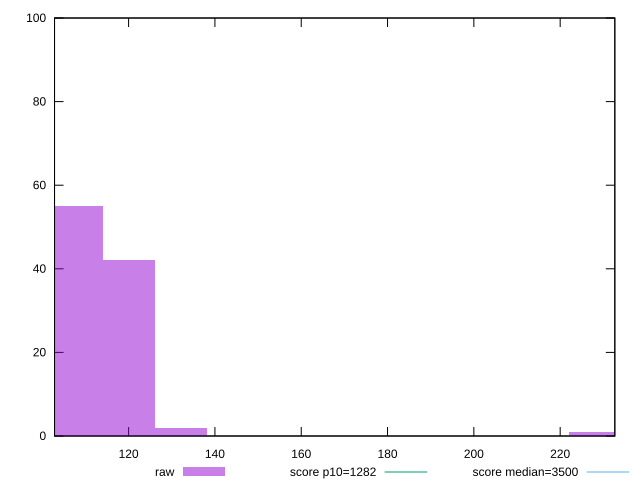

Here is the gnuplot script that generated this plot:
reset

$raw <<EOF
108.07542617235788 55
120.08380685817542 42
228.1592330305333 1
132.09218754399296 2
EOF

set key outside below
set boxwidth 12.008380685817542
set xrange [102.83599999999998:232.66399999999996]
set yrange [0:100]
set trange [0:100]
set style fill transparent solid 0.5 noborder

set parametric
set terminal svg size 640, 490 enhanced background rgb 'white'
set output "report_00022_2021-02-20T12:08:46.964Z/bootup-time/samples/pages+cached+noadtech/raw/histogram.svg"

plot $raw title "raw" with boxes, \
     1282,t title "score p10=1282", \
     3500,t title "score median=3500"

reset
